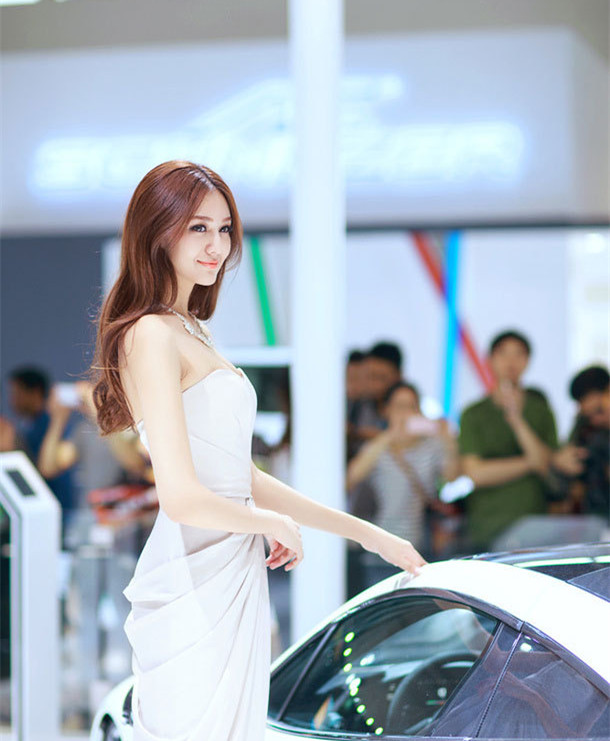
//> input picture ch9/image/6-1.jpg, 610 x 741 px
$ ./matchTemp_demo   (built with g++ and OpenCV 4)
//> lines starting //> are read from the running program, lines starting //| are printed output that depends on the picture; after the words box and inside, x2 and y2 are one past the last pixel; in counts of white or black regions, pixels touching at a corner belong together
/*
 * matchTemp_demo.cpp
 *
 *  Created on: 2017年3月20日
 *      Author: icyplayer
 */

#include <opencv2/imgproc/imgproc.hpp>
#include <opencv2/highgui/highgui.hpp>
#include <iostream>

using namespace cv;
using namespace std;


namespace mt
{

#define WINDOW_NAME1 "origin"
#define WINDOW_NAME2 "result"

Mat g_srcImage, g_templateImage, g_resultImage;
int g_nMatchMethod;
int g_nMaxTrackbarNum = 5;

void on_Matching(int, void *);

};


int main()
{
	using namespace mt;
	// 1. Read in image and convert to HSV space
	g_srcImage = imread("image/6-1.jpg", 1);
//> g_srcImage is the input picture: 741 rows x 610 cols, CV_8UC3; mean B, G, R 186.5, 175.8, 165.4
	g_templateImage = imread("image/6-2.jpg", 1);
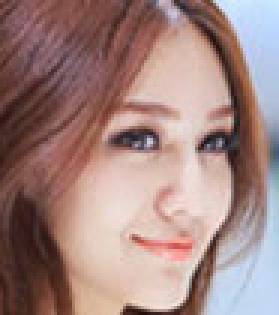
//> input picture ch9/image/6-2.jpg, 93 x 105 px (shown 3 times larger)
//> g_templateImage is the input picture: 105 rows x 93 cols, CV_8UC3; mean B, G, R 128.7, 132.7, 162
	if(!g_srcImage.data){
		printf("read g_srcImage failed.\n");
		return false;
	}
	if(!g_templateImage.data){
		printf("read g_templateImage failed.\n");
		return false;
	}

	namedWindow(WINDOW_NAME1, WINDOW_AUTOSIZE);
	namedWindow(WINDOW_NAME2, WINDOW_AUTOSIZE);

	createTrackbar("method", WINDOW_NAME1, &g_nMatchMethod, g_nMaxTrackbarNum, on_Matching);
	on_Matching(0, 0);
	waitKey(0);
	return 0;
}


namespace mt
{

void on_Matching(int, void *)
{
	Mat srcImage;
	g_srcImage.copyTo(srcImage);

	// Init Mat for result output
	int resultImage_rows = g_srcImage.rows - g_templateImage.rows + 1;
//> resultImage_rows = 637
	int resultImage_cols = g_srcImage.cols - g_templateImage.cols + 1;
//> resultImage_cols = 518
	g_resultImage.create(resultImage_rows, resultImage_cols, CV_32FC1); // result MUST be (W-w+1, H-h+1)

	// Match template and normalize
	matchTemplate(g_srcImage, g_templateImage, g_resultImage, g_nMatchMethod);
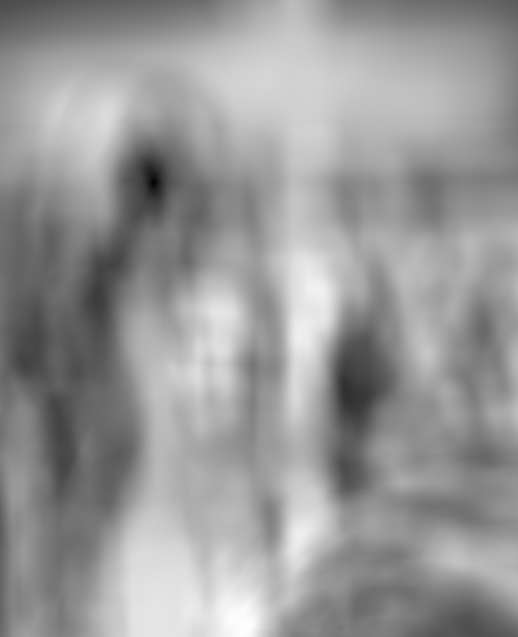
//> g_resultImage: 637 rows x 518 cols, CV_32FC1; min 1145797, max 498591872, mean 299131616; drawn with min black and max white
	normalize(g_resultImage, g_resultImage, 0, 1, NORM_MINMAX, -1, Mat());

	// Locate best matching
	double minValue, maxValue;
	Point minLocation, maxLocation, matchLocation;
	minMaxLoc(g_resultImage, &minValue, &maxValue, &minLocation, &maxLocation, Mat());
//> minValue = 0; maxValue = 1; minLocation = Point(153, 182); maxLocation = Point(245, 625)

	// SQDIFF, SQDIFF_NORMED: less is better; for the rest: the larger the better
	if(g_nMatchMethod == TM_SQDIFF || g_nMatchMethod == TM_SQDIFF_NORMED){
		matchLocation = minLocation;
//> matchLocation = Point(153, 182)
	}
	else{
		matchLocation = maxLocation;
	}

	// Draw rectangle and display result
	rectangle(srcImage, matchLocation,
			  Point(matchLocation.x + g_templateImage.cols, matchLocation.y + g_templateImage.rows),
			  Scalar(0, 0, 255), 2, 8, 0);
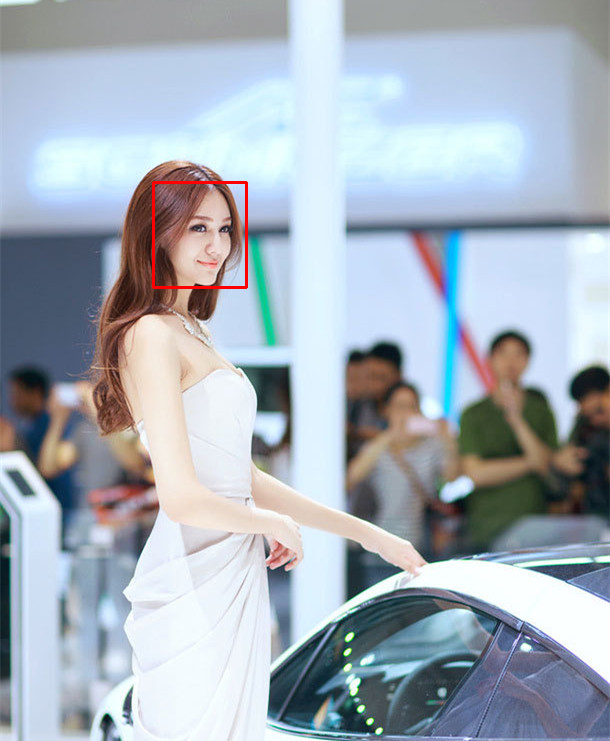
//> srcImage: 741 rows x 610 cols, CV_8UC3; 0.26% of pixels changed, all inside (x1, y1, x2, y2) = (152, 181, 248, 289)
	rectangle(g_resultImage, matchLocation,
			  Point(matchLocation.x + g_templateImage.cols, matchLocation.y + g_templateImage.rows),
			  Scalar(0, 0, 255), 2, 8, 0);
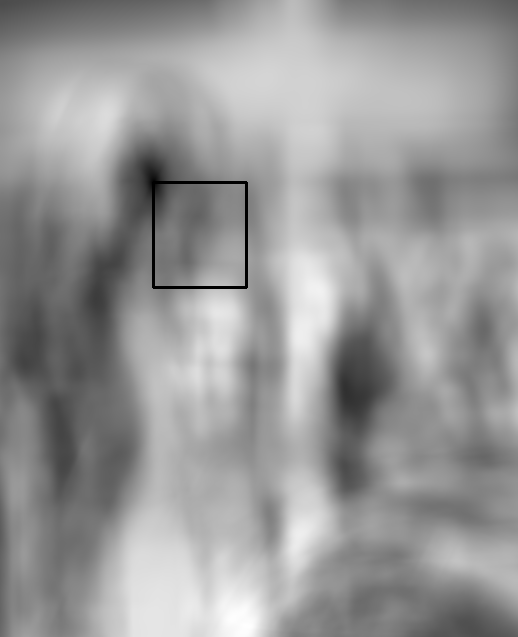
//> g_resultImage: 637 rows x 518 cols, CV_32FC1; min 0, max 1, mean 0.597


	imshow(WINDOW_NAME1, srcImage);
	imshow(WINDOW_NAME2, g_resultImage);

}

};
